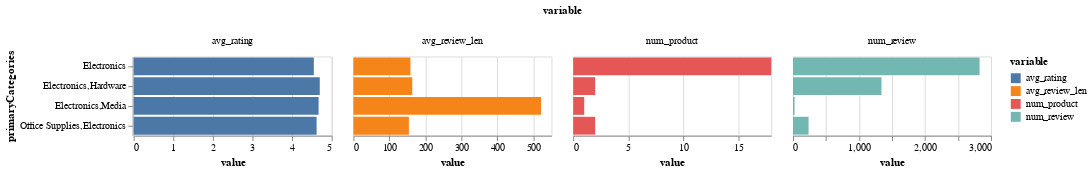

The cell this chart's notebook holds for it:
### Code cell
import altair as alt
alt.Chart(
    res.melt(id_vars='primaryCategories', var_name='variable', value_name='value')
).mark_bar().encode(
    y = 'primaryCategories:N',
    x = 'value:Q', 
    color = 'variable:N',
    column = 'variable:N',
    tooltip = ['primaryCategories','variable','value']
).resolve_scale(
    x='independent'
).properties(
    width = 200
)

### Figure 1 — Vega-Lite specification as saved in the notebook (floating-point values rounded to 4 significant figures)
{"config": {"view": {"continuousWidth": 400, "continuousHeight": 300}}, "data": {"name": "data-565c47ecf13cd915dce30541d7c15e3b"}, "mark": "bar", "encoding": {"color": {"type": "nominal", "field": "variable"}, "column": {"type": "nominal", "field": "variable"}, "tooltip": [{"type": "nominal", "field": "primaryCategories"}, {"type": "nominal", "field": "variable"}, {"type": "quantitative", "field": "value"}], "x": {"type": "quantitative", "field": "value"}, "y": {"type": "nominal", "field": "primaryCategories"}}, "resolve": {"scale": {"x": "independent"}}, "width": 200, "$schema": "https://vega.github.io/schema/vega-lite/v4.0.2.json", "datasets": {"data-565c47ecf13cd915dce30541d7c15e3b": [{"primaryCategories": "Electronics", "variable": "num_product", "value": 18.0}, {"primaryCategories": "Electronics,Hardware", "variable": "num_product", "value": 2.0}, {"primaryCategories": "Electronics,Media", "variable": "num_product", "value": 1.0}, {"primaryCategories": "Office Supplies,Electronics", "variable": "num_product", "value": 2.0}, {"primaryCategories": "Electronics", "variable": "num_review", "value": 2827.0}, {"primaryCategories": "Electronics,Hardware", "variable": "num_review", "value": 1341.0}, {"primaryCategories": "Electronics,Media", "variable": "num_review", "value": 24.0}, {"primaryCategories": "Office Supplies,Electronics", "variable": "num_review", "value": 236.0}, {"primaryCategories": "Electronics", "variable": "avg_review_len", "value": 158.4}, {"primaryCategories": "Electronics,Hardware", "variable": "avg_review_len", "value": 163.4}, {"primaryCategories": "Electronics,Media", "variable": "avg_review_len", "value": 521.2}, {"primaryCategories": "Office Supplies,Electronics", "variable": "avg_review_len", "value": 154.1}, {"primaryCategories": "Electronics", "variable": "avg_rating", "value": 4.55}, {"primaryCategories": "Electronics,Hardware", "variable": "avg_rating", "value": 4.7}, {"primaryCategories": "Electronics,Media", "variable": "avg_rating", "value": 4.67}, {"primaryCategories": "Office Supplies,Electronics", "variable": "avg_rating", "value": 4.62}]}}
